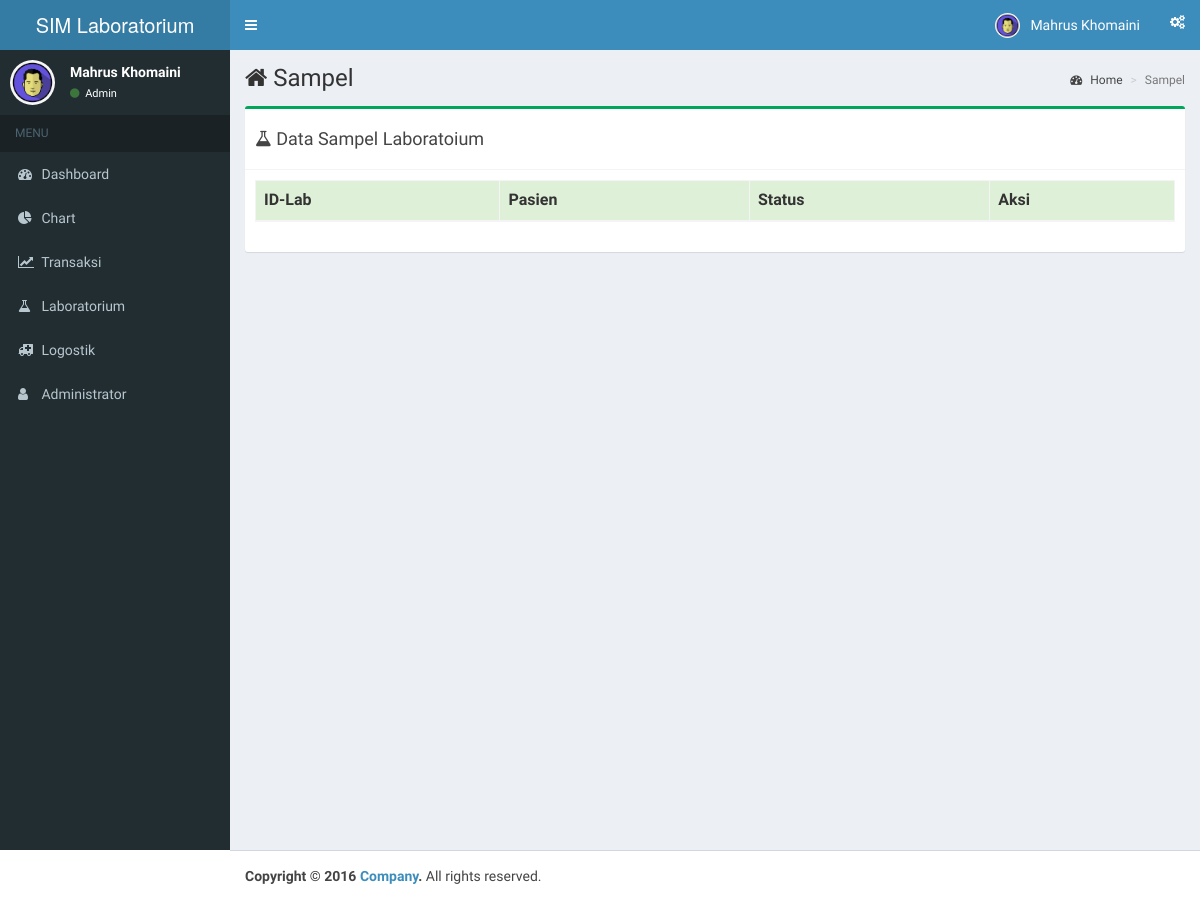
The page /home.php?page=sampel (signed in) on the database as committed earlier.
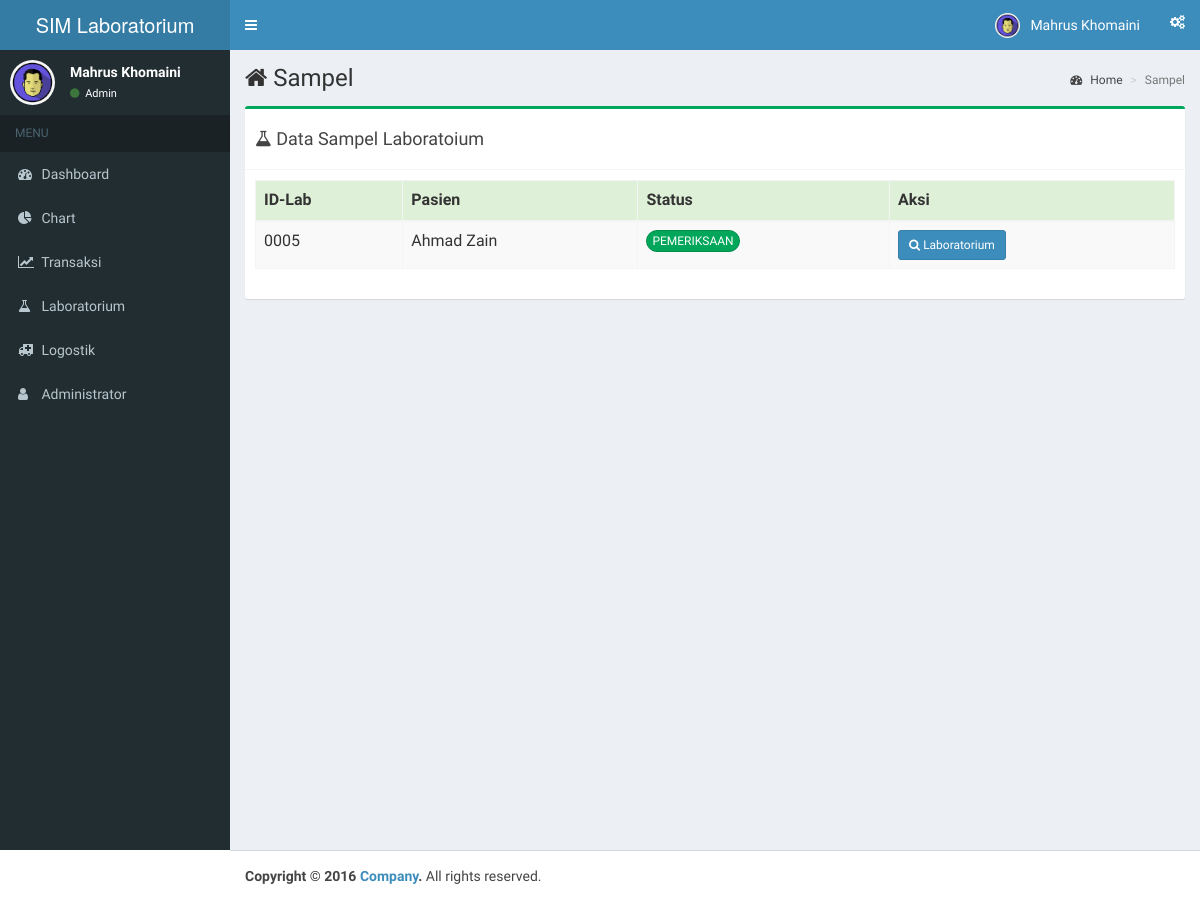
The same page on the database as committed later.
### tables this page shows
CREATE TABLE IF NOT EXISTS `tb_lab` (
  `id_lab` int(4) UNSIGNED ZEROFILL NOT NULL AUTO_INCREMENT,
  `id_pasien` varchar(11) NOT NULL,
  `id_dokter` int(11) DEFAULT NULL,
  `tanggal` date DEFAULT NULL,
  `isValidasi` tinyint(1) NOT NULL,
  `session` varchar(21) NOT NULL,
  PRIMARY KEY (`id_lab`)
);

CREATE TABLE IF NOT EXISTS `tb_siswa` (
  `nis` varchar(20) NOT NULL,
  `nama` varchar(200) NOT NULL,
  `jk` varchar(20) NOT NULL,
  `tmpt_lahir` varchar(100) NOT NULL,
  `tgl_lahir` date NOT NULL,
  `alamat` varchar(200) NOT NULL,
  PRIMARY KEY (`nis`)
);

### addfile/data-sampel.php (the view, shortened to what this page needs)
<?php include 'koneksi.php'; ?>
    <div class="table-responsive">
    <table class="table table-striped table-bordered data-barang" id="barangtable">
      <thead>
        <tr class="success">
          <th>ID-Lab</th>
          <th>Pasien</th>
          <th>Status</th>
          <th>Aksi</th>
        </tr>
      </thead>
      <tbody>
      <?php
      $tampil = $koneksi->prepare("SELECT tb_lab.*, tb_siswa.nama as pasien FROM tb_lab JOIN tb_siswa ON tb_siswa.nis = tb_lab.id_pasien ORDER BY tb_lab.id_lab DESC");
      $tampil->execute();
      $tampil->setFetchMode(PDO::FETCH_ASSOC);
      $no = 1;
      while ($data=$tampil->fetch(PDO::FETCH_ORI_NEXT)) { ?>
        <tr>
          <td><?php echo $data['id_lab']; ?></td>
          <td><?php echo $data['pasien']; ?></td>
          <td><?php if($data['isValidasi'] == 0){
                echo '<span style="border-radius:15px" class="btn btn-xs btn-success">PEMERIKSAAN</span>';
          }else{
              echo '<span style="border-radius:15px" class="btn btn-xs btn-danger">TERVALIDASI</span>';
          } ?></td>
          <td>
                <a href=""><button type="button" class="btn btn-primary btn-sm"><i class="fa fa-search"></i> Laboratorium </button></a>
          </td>
        </tr>
        <?php $no++;} ?>
      </tbody>
    </table>
  </div>

Rows that differ between the two databases and show on the page:
added tb_lab: id_lab "0005", tb_siswa.nama "Ahmad Zain", isValidasi "PEMERIKSAAN"
